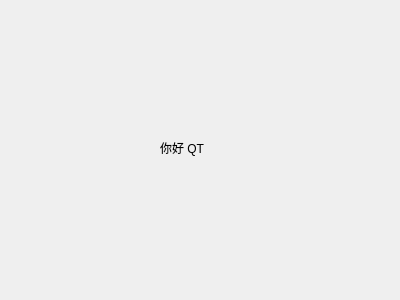
<?xml version="1.0" encoding="UTF-8"?>
<ui version="4.0">
 <class>HelloDialog</class>
 <widget class="QDialog" name="HelloDialog">
  <property name="geometry">
   <rect>
    <x>0</x>
    <y>0</y>
    <width>400</width>
    <height>300</height>
   </rect>
  </property>
  <property name="windowTitle">
   <string>Dialog</string>
  </property>
  <widget class="QLabel" name="label">
   <property name="geometry">
    <rect>
     <x>160</x>
     <y>140</y>
     <width>59</width>
     <height>16</height>
    </rect>
   </property>
   <property name="text">
    <string>你好 QT</string>
   </property>
  </widget>
 </widget>
 <resources/>
 <connections/>
</ui>
